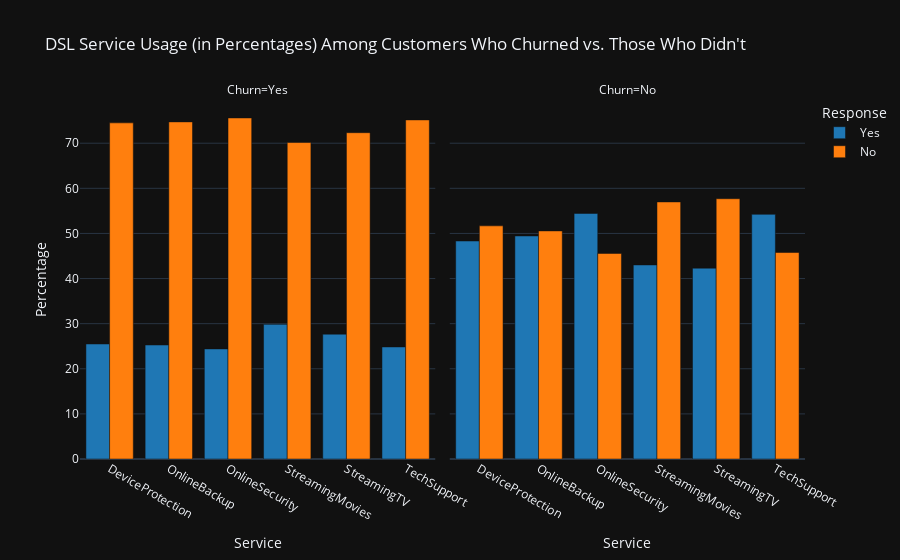

Notebook source saved alongside this figure:
### Markdown cell above
**<center><h4>Customers that churn tend to not have any other extra-services hired</h4></center>**

 Below, we will generate insights to support this statement.

### Code cell
churn_internet_dsl = churn[['OnlineSecurity', 'OnlineBackup', 'DeviceProtection', 'TechSupport', 'StreamingTV', 'StreamingMovies', 'Churn']]
churn_internet_dsl = churn_internet_dsl[churn['InternetService'] == 'DSL']

df_melted_dsl = pd.melt(churn_internet_dsl, id_vars=['Churn'], var_name='Service', value_name='YesNo')

grouped = df_melted_dsl.groupby(['Service', 'Churn', 'YesNo']).size().reset_index(name='Count')
grouped['Percentage'] = grouped.groupby(['Service', 'Churn'])['Count'].apply(lambda x: x / x.sum() * 100)


color_discrete_map = {'Yes': '#1f77b4', 'No': '#ff7f0e'}

fig = px.bar(grouped, x='Service', y='Percentage', color='YesNo', facet_col='Churn', barmode='group',
             category_orders={'YesNo': ['Yes', 'No'], 'Churn': ['Yes', 'No']},
             labels={'Service': 'Service', 'YesNo': 'Response'},
             title='DSL Service Usage (in Percentages) Among Customers Who Churned vs. Those Who Didn\'t',
             color_discrete_map=color_discrete_map,
             template='plotly_dark')

fig.show()

### Figure 1 — Plotly figure (JSON) as saved in the notebook; plotly's stock layout.template omitted (floating-point values rounded to 4 significant figures)
{"data": [{"alignmentgroup": "True", "hovertemplate": "Response=Yes<br>Churn=Yes<br>Service=%{x}<br>Percentage=%{y}<extra></extra>", "legendgroup": "Yes", "marker": {"color": "#1f77b4", "pattern": {"shape": ""}}, "name": "Yes", "offsetgroup": "Yes", "orientation": "v", "showlegend": true, "textposition": "auto", "type": "bar", "x": ["DeviceProtection", "OnlineBackup", "OnlineSecurity", "StreamingMovies", "StreamingTV", "TechSupport"], "xaxis": "x", "y": [25.49, 25.27, 24.4, 29.85, 27.67, 24.84], "yaxis": "y"}, {"alignmentgroup": "True", "hovertemplate": "Response=Yes<br>Churn=No<br>Service=%{x}<br>Percentage=%{y}<extra></extra>", "legendgroup": "Yes", "marker": {"color": "#1f77b4", "pattern": {"shape": ""}}, "name": "Yes", "offsetgroup": "Yes", "orientation": "v", "showlegend": false, "textposition": "auto", "type": "bar", "x": ["DeviceProtection", "OnlineBackup", "OnlineSecurity", "StreamingMovies", "StreamingTV", "TechSupport"], "xaxis": "x2", "y": [48.32, 49.44, 54.43, 43.02, 42.3, 54.23], "yaxis": "y2"}, {"alignmentgroup": "True", "hovertemplate": "Response=No<br>Churn=Yes<br>Service=%{x}<br>Percentage=%{y}<extra></extra>", "legendgroup": "No", "marker": {"color": "#ff7f0e", "pattern": {"shape": ""}}, "name": "No", "offsetgroup": "No", "orientation": "v", "showlegend": true, "textposition": "auto", "type": "bar", "x": ["DeviceProtection", "OnlineBackup", "OnlineSecurity", "StreamingMovies", "StreamingTV", "TechSupport"], "xaxis": "x", "y": [74.51, 74.73, 75.6, 70.15, 72.33, 75.16], "yaxis": "y"}, {"alignmentgroup": "True", "hovertemplate": "Response=No<br>Churn=No<br>Service=%{x}<br>Percentage=%{y}<extra></extra>", "legendgroup": "No", "marker": {"color": "#ff7f0e", "pattern": {"shape": ""}}, "name": "No", "offsetgroup": "No", "orientation": "v", "showlegend": false, "textposition": "auto", "type": "bar", "x": ["DeviceProtection", "OnlineBackup", "OnlineSecurity", "StreamingMovies", "StreamingTV", "TechSupport"], "xaxis": "x2", "y": [51.68, 50.56, 45.57, 56.98, 57.7, 45.77], "yaxis": "y2"}], "layout": {"annotations": [{"font": {}, "showarrow": false, "text": "Churn=Yes", "x": 0.245, "xanchor": "center", "xref": "paper", "y": 1, "yanchor": "bottom", "yref": "paper"}, {"font": {}, "showarrow": false, "text": "Churn=No", "x": 0.755, "xanchor": "center", "xref": "paper", "y": 1, "yanchor": "bottom", "yref": "paper"}], "barmode": "group", "legend": {"title": {"text": "Response"}, "tracegroupgap": 0}, "title": {"text": "DSL Service Usage (in Percentages) Among Customers Who Churned vs. Those Who Didn't"}, "xaxis": {"anchor": "y", "domain": [0, 0.49], "title": {"text": "Service"}}, "xaxis2": {"anchor": "y2", "domain": [0.51, 1], "matches": "x", "title": {"text": "Service"}}, "yaxis": {"anchor": "x", "domain": [0, 1], "title": {"text": "Percentage"}}, "yaxis2": {"anchor": "x2", "domain": [0, 1], "matches": "y", "showticklabels": false}}}
